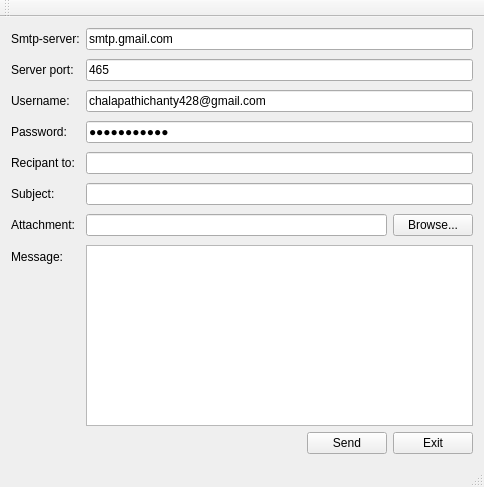
<?xml version="1.0" encoding="UTF-8"?>
<ui version="4.0">
 <class>MainWindow</class>
 <widget class="QMainWindow" name="MainWindow">
  <property name="geometry">
   <rect>
    <x>0</x>
    <y>0</y>
    <width>484</width>
    <height>487</height>
   </rect>
  </property>
  <property name="windowTitle">
   <string>SMTP Example</string>
  </property>
  <widget class="QWidget" name="centralWidget">
   <layout class="QVBoxLayout" name="verticalLayout">
    <item>
     <layout class="QFormLayout" name="formLayout">
      <property name="fieldGrowthPolicy">
       <enum>QFormLayout::ExpandingFieldsGrow</enum>
      </property>
      <property name="rowWrapPolicy">
       <enum>QFormLayout::WrapLongRows</enum>
      </property>
      <property name="verticalSpacing">
       <number>9</number>
      </property>
      <item row="0" column="0">
       <widget class="QLabel" name="label">
        <property name="text">
         <string>Smtp-server:</string>
        </property>
       </widget>
      </item>
      <item row="0" column="1">
       <widget class="QLineEdit" name="server">
        <property name="text">
         <string>smtp.gmail.com</string>
        </property>
       </widget>
      </item>
      <item row="1" column="0">
       <widget class="QLabel" name="label_2">
        <property name="text">
         <string>Server port:</string>
        </property>
       </widget>
      </item>
      <item row="1" column="1">
       <widget class="QLineEdit" name="port">
        <property name="text">
         <string>465</string>
        </property>
       </widget>
      </item>
      <item row="2" column="0">
       <widget class="QLabel" name="label_3">
        <property name="text">
         <string>Username:</string>
        </property>
       </widget>
      </item>
      <item row="2" column="1">
       <widget class="QLineEdit" name="uname">
        <property name="text">
         <string>chalapathichanty428@gmail.com</string>
        </property>
       </widget>
      </item>
      <item row="3" column="0">
       <widget class="QLabel" name="label_4">
        <property name="text">
         <string>Password:</string>
        </property>
       </widget>
      </item>
      <item row="3" column="1">
       <widget class="QLineEdit" name="paswd">
        <property name="inputMask">
         <string/>
        </property>
        <property name="text">
         <string>ben24101996</string>
        </property>
        <property name="echoMode">
         <enum>QLineEdit::Password</enum>
        </property>
       </widget>
      </item>
      <item row="4" column="0">
       <widget class="QLabel" name="label_5">
        <property name="text">
         <string>Recipant to:</string>
        </property>
       </widget>
      </item>
      <item row="4" column="1">
       <widget class="QLineEdit" name="rcpt"/>
      </item>
      <item row="5" column="0">
       <widget class="QLabel" name="label_6">
        <property name="text">
         <string>Subject:</string>
        </property>
       </widget>
      </item>
      <item row="5" column="1">
       <widget class="QLineEdit" name="subject"/>
      </item>
      <item row="6" column="0">
       <widget class="QLabel" name="label_8">
        <property name="text">
         <string>Attachment:</string>
        </property>
       </widget>
      </item>
      <item row="7" column="0">
       <widget class="QLabel" name="label_7">
        <property name="text">
         <string>Message:</string>
        </property>
       </widget>
      </item>
      <item row="7" column="1">
       <widget class="QPlainTextEdit" name="msg"/>
      </item>
      <item row="6" column="1">
       <layout class="QHBoxLayout" name="horizontalLayout_3">
        <item>
         <widget class="QLineEdit" name="file">
          <property name="readOnly">
           <bool>true</bool>
          </property>
         </widget>
        </item>
        <item>
         <widget class="QPushButton" name="browseBtn">
          <property name="text">
           <string>Browse...</string>
          </property>
         </widget>
        </item>
       </layout>
      </item>
     </layout>
    </item>
    <item>
     <layout class="QHBoxLayout" name="horizontalLayout">
      <item>
       <spacer name="horizontalSpacer">
        <property name="orientation">
         <enum>Qt::Horizontal</enum>
        </property>
        <property name="sizeHint" stdset="0">
         <size>
          <width>40</width>
          <height>20</height>
         </size>
        </property>
       </spacer>
      </item>
      <item>
       <widget class="QPushButton" name="sendBtn">
        <property name="text">
         <string>Send</string>
        </property>
       </widget>
      </item>
      <item>
       <widget class="QPushButton" name="exitBtn">
        <property name="text">
         <string>Exit</string>
        </property>
       </widget>
      </item>
     </layout>
    </item>
   </layout>
  </widget>
  <widget class="QMenuBar" name="menuBar">
   <property name="geometry">
    <rect>
     <x>0</x>
     <y>0</y>
     <width>484</width>
     <height>22</height>
    </rect>
   </property>
  </widget>
  <widget class="QToolBar" name="mainToolBar">
   <attribute name="toolBarArea">
    <enum>TopToolBarArea</enum>
   </attribute>
   <attribute name="toolBarBreak">
    <bool>false</bool>
   </attribute>
  </widget>
  <widget class="QStatusBar" name="statusBar"/>
 </widget>
 <layoutdefault spacing="6" margin="11"/>
 <resources/>
 <connections/>
</ui>
